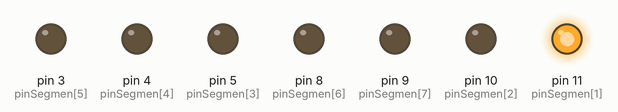
Recording of a sketch running on a simulated Arduino Uno, built with avr-gcc and run on an emulated ATmega328P. On the bench: output pins drawn as LEDs (lit = HIGH). Pins used as bus, display or sensor lines are not drawn.

Above: at 1.0 s.
At 6.6 s:
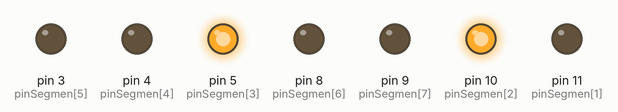
At 8.6 s:
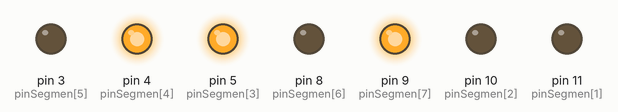
At 11.9 s:
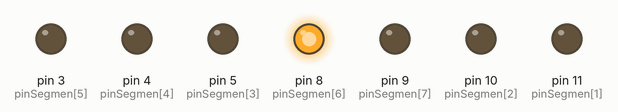
At 15.6 s:
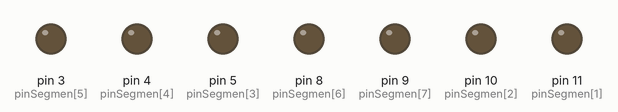
At 17.3 s:
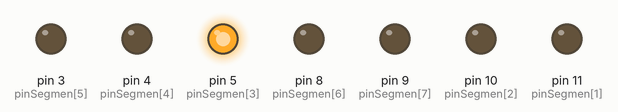
Timing chart, 0 to 20.7 s (numbered marks = the images above):
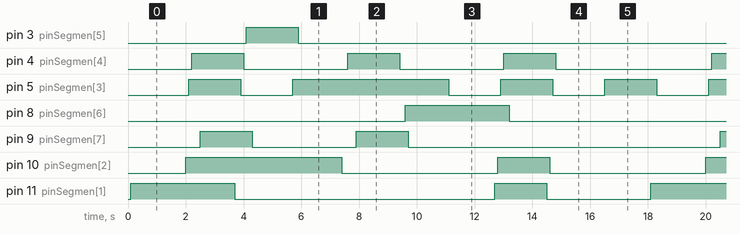

The sketch:

sevsegmen.ino
```cpp
const byte nomer[11]={
  B11111100,
  B01100000,
  B11011010,
  B11110010,
  B01100110,
  B10110110,
  B10111110,
  B11100000,
  B11111110,
  B11110110
};

const int pinSegmen[8]={2,11,10,5,4,3,8,9};

void setup() {
  for(int i=0;i<=7;i++){
    pinMode(pinSegmen[i],OUTPUT);
  }
}
void loop() {
  for(int i=0;i<=9;i++){
    panggil(i);
    delay(1000);
  }
}

void panggil(int n){
  boolean cekbit;
  for(int j=0;j<=7;j++){
    cekbit=not(bitRead(nomer[n],j));
    digitalWrite(pinSegmen[j],cekbit);
    digitalWrite(pinSegmen[0],LOW);
    delay(100);
  }
}
```

Measured:
- by itself, pin 3 (pinSegmen[5]): alternates HIGH for 1.8 s and LOW for 16.2 s
- by itself, pin 4 (pinSegmen[4]): LOW → HIGH at 2.2 s, → LOW 1.8 s later, → HIGH 3.6 s later, → LOW 1.8 s later, … (13 changes in this stretch)
- by itself, pin 5 (pinSegmen[3]): repeats every 18.0 s: LOW 1.8 s, HIGH 5.4 s, 3 × (LOW 1.8 s, HIGH 1.8 s)
- by itself, pin 8 (pinSegmen[6]): alternates HIGH for 3.6 s and LOW for 14.4 s
- by itself, pin 9 (pinSegmen[7]): LOW → HIGH at 2.5 s, → LOW 1.8 s later, → HIGH 3.6 s later, → LOW 1.8 s later, … (9 changes in this stretch)
- by itself, pin 10 (pinSegmen[2]): LOW → HIGH at 2.0 s, → LOW 5.4 s later, → HIGH 5.4 s later, → LOW 1.8 s later, … (9 changes in this stretch)
- by itself, pin 11 (pinSegmen[1]): repeats every 18.0 s: LOW 9.0 s, HIGH 1.8 s, LOW 3.6 s, HIGH 3.6 s
